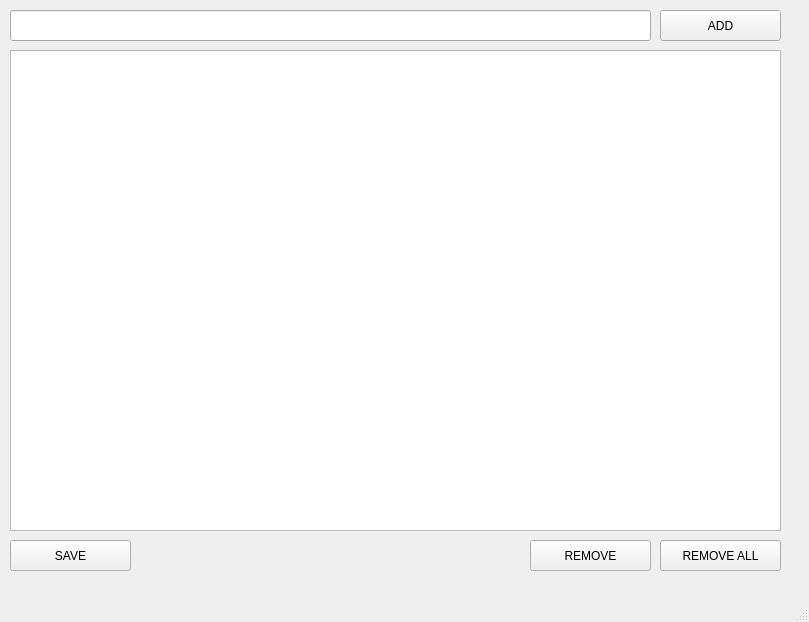
<?xml version="1.0" encoding="UTF-8"?>
<ui version="4.0">
 <class>MainWindow</class>
 <widget class="QMainWindow" name="MainWindow">
  <property name="geometry">
   <rect>
    <x>0</x>
    <y>0</y>
    <width>809</width>
    <height>622</height>
   </rect>
  </property>
  <property name="windowTitle">
   <string>MainWindow</string>
  </property>
  <widget class="QWidget" name="centralwidget">
   <widget class="QLineEdit" name="txtAddTask">
    <property name="geometry">
     <rect>
      <x>10</x>
      <y>10</y>
      <width>641</width>
      <height>31</height>
     </rect>
    </property>
   </widget>
   <widget class="QPushButton" name="btnAdd">
    <property name="geometry">
     <rect>
      <x>660</x>
      <y>10</y>
      <width>121</width>
      <height>31</height>
     </rect>
    </property>
    <property name="text">
     <string>ADD</string>
    </property>
   </widget>
   <widget class="QListWidget" name="listWidget">
    <property name="geometry">
     <rect>
      <x>10</x>
      <y>50</y>
      <width>771</width>
      <height>481</height>
     </rect>
    </property>
    <property name="autoFillBackground">
     <bool>false</bool>
    </property>
    <property name="dragEnabled">
     <bool>true</bool>
    </property>
    <property name="dragDropMode">
     <enum>QAbstractItemView::DragDrop</enum>
    </property>
    <property name="defaultDropAction">
     <enum>Qt::MoveAction</enum>
    </property>
    <property name="selectionMode">
     <enum>QAbstractItemView::MultiSelection</enum>
    </property>
    <property name="selectionBehavior">
     <enum>QAbstractItemView::SelectRows</enum>
    </property>
    <property name="spacing">
     <number>-2</number>
    </property>
   </widget>
   <widget class="QPushButton" name="btnRemoveAll">
    <property name="geometry">
     <rect>
      <x>660</x>
      <y>540</y>
      <width>121</width>
      <height>31</height>
     </rect>
    </property>
    <property name="text">
     <string>REMOVE ALL</string>
    </property>
   </widget>
   <widget class="QPushButton" name="btnRemove">
    <property name="geometry">
     <rect>
      <x>530</x>
      <y>540</y>
      <width>121</width>
      <height>31</height>
     </rect>
    </property>
    <property name="text">
     <string>REMOVE</string>
    </property>
   </widget>
   <widget class="QPushButton" name="btnSave">
    <property name="geometry">
     <rect>
      <x>10</x>
      <y>540</y>
      <width>121</width>
      <height>31</height>
     </rect>
    </property>
    <property name="text">
     <string>SAVE</string>
    </property>
   </widget>
  </widget>
  <widget class="QMenuBar" name="menubar">
   <property name="geometry">
    <rect>
     <x>0</x>
     <y>0</y>
     <width>809</width>
     <height>21</height>
    </rect>
   </property>
  </widget>
  <widget class="QStatusBar" name="statusbar"/>
 </widget>
 <resources/>
 <connections/>
</ui>
